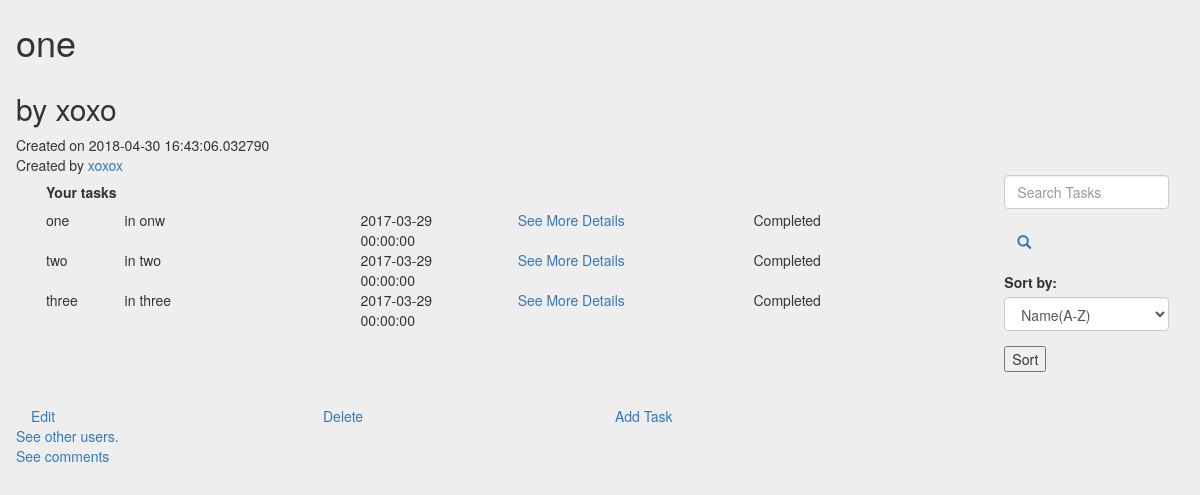
The page /xoxo/list/1 (signed in) on the database its author committed.
### models.py (models this page shows, shortened)
class List(db.Model):
    id = db.Column('list_id', db.Integer, primary_key=True, autoincrement=True)
    create_time = db.Column('create_time', db.DateTime, default=datetime.utcnow)
    user_id = db.Column('user_id', db.Integer, db.ForeignKey('user', ondelete='CASCADE'), nullable=False)
    name = db.Column('name', db.String(100), nullable=False)
    description = db.Column('description', db.String(200))
    tasks = db.relationship(
            'Task',
            backref= db.backref('list', lazy='joined'),
            cascade="all, delete-orphan",
            passive_deletes=True
        )
    comments = db.relationship(
            'Comment',
            backref= db.backref('list', lazy='joined'),
            cascade="all, delete-orphan",
            passive_deletes=True
        )
    all_users = db.relationship(
    'User', secondary=shared_lists,
    backref=db.backref('all_lists', lazy='dynamic'), lazy='dynamic')

class User(UserMixin, db.Model):
    id = db.Column('user_id', db.Integer, primary_key=True, autoincrement=True)
    username = db.Column('username', db.String(64), unique=True, nullable=False)
    name = db.Column('name', db.String(120), unique=False, nullable=False)
    dob = db.Column('date_of_birth', db.DateTime, nullable=False)
    email = db.Column('email', db.String(64), nullable=False, unique=True)
    registration_time = db.Column('registration_time',db.DateTime, default=datetime.utcnow)
    password_hash = db.Column('password_hash',db.String(80), nullable=False)
    remember_me = db.Column('remember_me', db.Boolean, unique=False, default=False)
    profile_picture_filename = db.Column('profile_picture_filename', db.String(64))
    profile_picture_url = db.Column('profile_picture_url', db.String(64))
    followed = db.relationship(
    'User', secondary=followers,
    primaryjoin=(followers.c.follower_id == id),
    secondaryjoin=(followers.c.followed_id == id),
    backref=db.backref('followers', lazy='dynamic'), lazy='dynamic')
    tasks = db.relationship(
        'Task',
        backref=db.backref('user', lazy='joined'),
        cascade="all, delete-orphan",
        passive_deletes=True
    )
    lists = db.relationship(
        'List',
        backref=db.backref('user', lazy='joined'),
        cascade="all, delete-orphan",
        passive_deletes=True
    )
    comments = db.relationship(
        'Comment',
        backref= db.backref('user', lazy='joined'),
        cascade="all, delete-orphan",
        passive_deletes=True
    )
    notif = db.relationship(
        'Notif',
        backref= db.backref('user', lazy='joined'),
        cascade="all, delete-orphan",
        passive_deletes=True
    )

class Task(db.Model):
    __tablename__ = 'task-table'
    id = db.Column('task_id', db.Integer, primary_key=True, autoincrement=True)
    create_time = db.Column('create_time', db.DateTime,
                            default=datetime.utcnow)
    start_time = db.Column('start_time', db.DateTime)
    end_time = db.Column('end_time', db.DateTime)
    deadline = db.Column('deadline', db.DateTime, nullable=False)
    user_id = db.Column('user_id', db.Integer, db.ForeignKey(
        'user', ondelete='CASCADE'), nullable=False)
    name = db.Column('name', db.String(100), nullable=False)
    description = db.Column('description', db.String(200))
    status = db.Column('status', db.Enum(
        *['Pending', 'Ongoing', 'Completed']), nullable=False, default='Pending')
    priority = db.Column('priority', db.Boolean, nullable=False, default=False)
    relpriority =  db.Column('relpriority', db.Integer)
    incentive = db.Column('incentive', db.String(200))
    consequences = db.Column('consequences', db.String(200))
    list_id = db.Column('list_id', db.Integer, db.ForeignKey('list.list_id', ondelete='CASCADE'), nullable=False)
    dependent = db.relationship(
    'Task', secondary=dependent_tasks,
    primaryjoin=(dependent_tasks.c.task_id == id),
    secondaryjoin=(dependent_tasks.c.dependent_id == id),
    backref=db.backref('dependent_tasks', lazy='dynamic'), lazy='dynamic')

### api/lists.py (the view, shortened to what this page needs)
@list_blueprint.route('/<user_name>/list/<list_id>',methods=['POST','GET'])
@login_required
def show_list(user_name,list_id):
    sort_form=SortForm()
    userid=User.query.filter(User.username==user_name).first().id
    current_list = List.query.get(list_id)
    is_owner = False
    creater = User.query.get(current_list.user_id)
    if current_list.user_id == userid:
        is_owner = True
    tasks = Task.query.filter(Task.list_id==list_id).order_by(Task.relpriority)
    return render_template('show_list.html',sort_form=sort_form,creater=creater,is_owner = is_owner,user=current_user,list=List.query.get(list_id), list_id=list_id,tasks=tasks)

### api/lists.py
class SortForm(FlaskForm):
    criteria = SelectField('Sort by:', choices=[('Deadline(near)','Deadline(near)'),('Deadline(far)','Deadline(far)'),('Name(A-Z)','Name(A-Z)'),('Name(Z-A)','Name(Z-A)')])

### app.py (called while the page is built)
@login_manager.user_loader
def load_user(user_id):
    return User.query.get(int(user_id))

### models.py (called while the page is built)
@event.listens_for(engine.Engine, 'connect')
def __set_sqlite_pragma(db_conn, conn_record):
    cursor = db_conn.cursor()
    cursor.execute('PRAGMA foreign_keys=ON;')
    cursor.close()

### templates/show_list.html (shortened to what this page needs)
{% extends 'base.html' %}
{% block content %}
<div class="row"><h1>{{list.name}}</h1></div>
<div class="row"><h2>{{list.description}}</h2></div>
<div class="row">Created on {{list.create_time}}</div>
<div class="row">Created by <a href="/{{user.username}}/friend_profile/{{creater.username}}">{{creater.name}}</a></div>
<div>
    <div class="row">
        <div class="col-sm-10">
    <div class="container-fluid"><h5><b>Your tasks</b></h5></div>
    <div class="container-fluid">
        {% if tasks %}
        {% for task in tasks %}
        <div class="row">
            <div class="col-sm-1">{{task.name}}</div>
            <div class="col-sm-3">{{task.description}}</div>
            <div class="col-sm-2">{{task.deadline}}</div>
            <div class="col-sm-3"><a href="/{{user.username}}/list/{{list.id}}/task/{{task.id}}">See More Details</a></div>
            {% if task.status != 'Completed' %}
            <div class="col-sm-3"><a href="/{{user.username}}/list/{{list.id}}/task/mark_complete={{task.id}}">Mark as Complete</a></div>
            {% else %}
            <div class="col-sm-3">Completed</div>
            {% endif %}
        </div>
    {% endfor %}
    {% endif %}
    </div>
</div>
<div class="col-sm-2">
    <form class="" action="/{{user.username}}/list/{{list.id}}">
      <div class="form-group">
        <input type="text" class="form-control" placeholder="Search Tasks" name="query" id="query">
      </div>
      <button type="submit" class="btn btn-link glyphicon glyphicon-search">  </button>
    </form>
    <form class="" action="/{{user.username}}/list/{{list.id}}" method="POST">
            {% from "_formhelpers.html" import render_field %}
            <div class="form-group">{{render_field(sort_form.criteria, class_="form-control")}}</div>
            <input type="submit" value="Sort">
        </form>
    </div>
</div>
<br>
<div class="row">
    <div class="col-sm-3"><a href="/{{user.username}}/list/{{list.id}}/list_update">Edit</a></div>
    {% if is_owner %}
    <div class="col-sm-3"><a href="/{{user.username}}/list/{{list.id}}/delete">Delete</a></div>
    {% endif %}
    <div class="col-sm-3"><a href="/{{user.username}}/list/{{list.id}}/newtask">Add Task</a></div>
</div>
<div class="row">
    <a href="/{{user.username}}/list/{{list.id}}/see_shared">See other users.</a>
</div>
<div class="row">
    <a href="/{{user.username}}/list/{{list.id}}/comments">See comments</a>
</div>
{% endblock %}

### templates/base.html (style rules this page uses)
body { background: #eee; }
.btn { border-radius: 3px; -webkit-box-shadow: none; box-shadow: none; border: 1px solid transparent; }

### rows shown on the page
List: name "one", description "by xoxo", create_time "2018-04-30 16:43:06.032790"
User: name "xoxox"
Task: name "one", description "in onw", deadline "2017-03-29 00:00:00", status "Completed"
Task: name "two", description "in two", deadline "2017-03-29 00:00:00", status "Completed"
Task: name "three", description "in three", deadline "2017-03-29 00:00:00", status "Completed"

### other values the page prints
{{ field.label }} "Sort by:"
